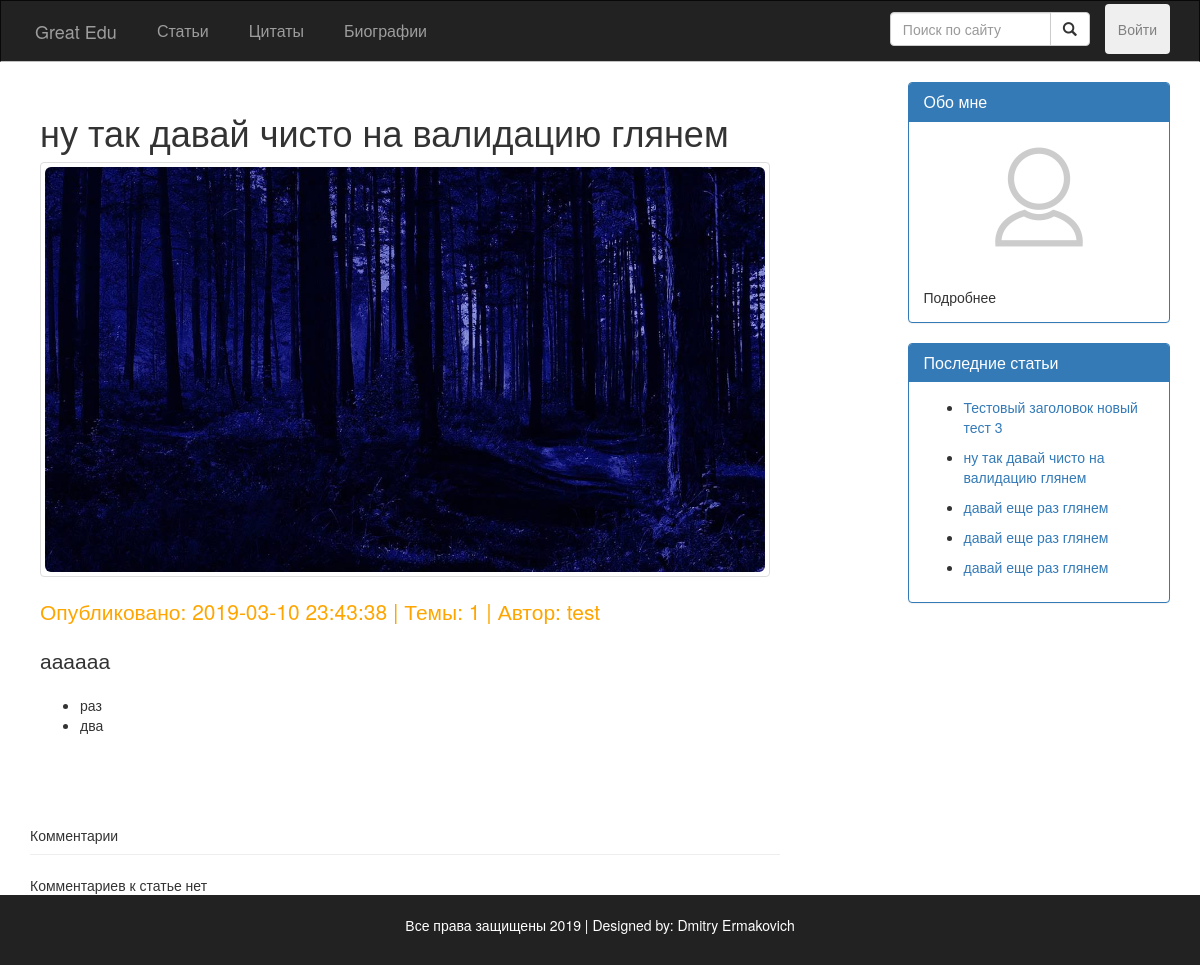
The page /src/public_routes/Post.php?id=11 on the database as committed earlier.
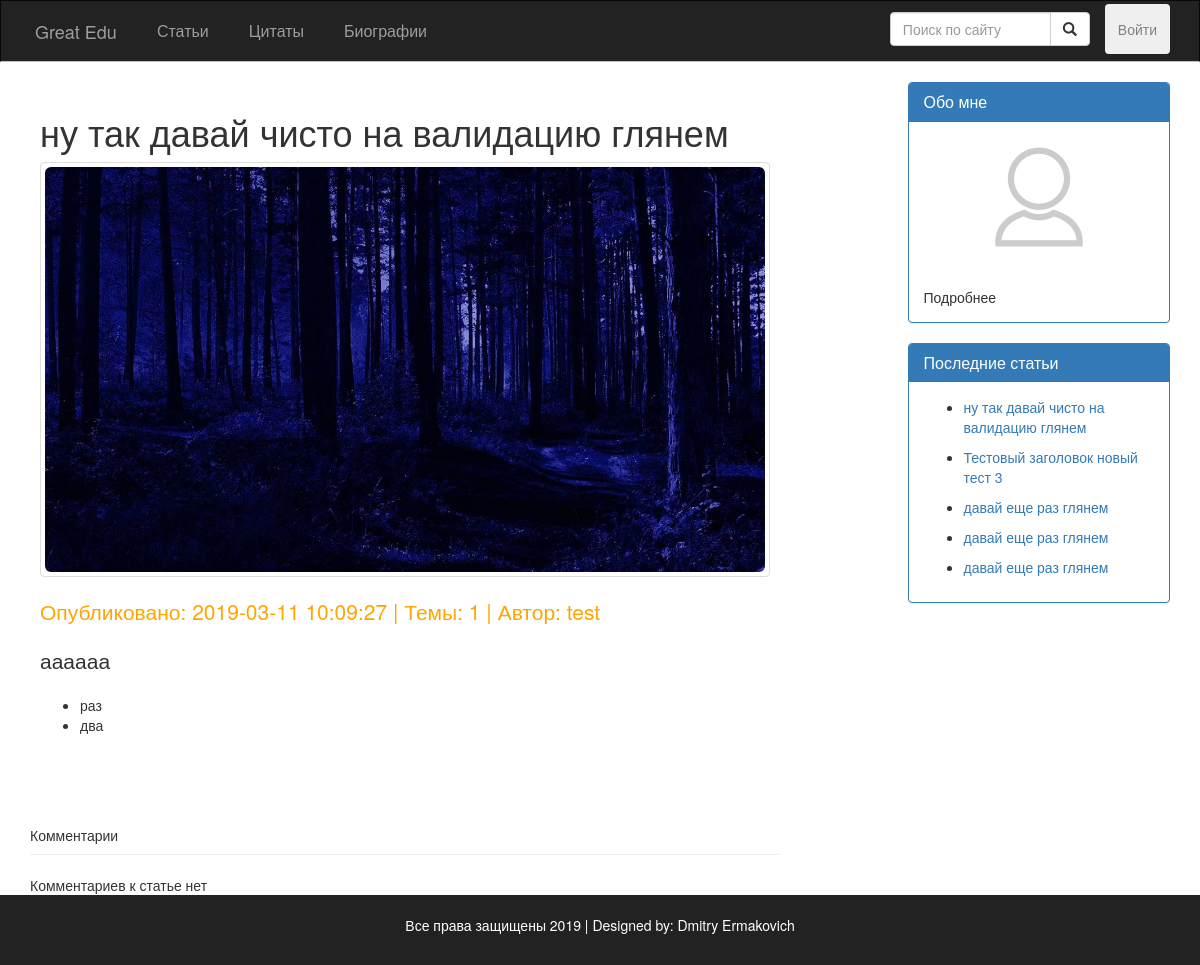
The same page on the database as committed later.
### src/Include/dbFunctions.php (called while the page is built, shortened)
<?php
require_once 'DatabaseLoad.php';
function doSQLQuery($query)
{
  global $con2;
  try {
    $exec = mysqli_query($con2, $query) or die(mysqli_error($con2));
    if ($exec) {
      return $exec;
    }
  } catch (Exception $e) {
    echo $e->getMessage();
  }
  return false;
}
function execQueryToArray($query)
{
  global $con2;
  $exec = doSQLQuery($query) or die(mysqli_error($con2));
  if ($exec) {
    $arr = [];
    if (mysqli_num_rows($exec) > 0) {
      while ($post = mysqli_fetch_assoc($exec)) {
        array_push($arr, $post);
      }
    }
    return $arr;
  }
  return null;
}
function getUserById($id)
{
  $query = "SELECT * FROM Пользователи WHERE id = $id";
  $resultArray = execQueryToArray($query);
  $author = $resultArray[0];
  return $author;
}

### src/Include/commonFuncs.php (called while the page is built, shortened)
<?php
function LoadTextFromContentFile($file)
{
  $post_content = '';
  if (is_null($file)) {
    $post_content = 'error load';
  } else {
    $post_content = file_get_contents('Upload/contents/' . $file);
  }
  return $post_content;
}

### src/utils/post_c.php (the view, shortened to what this page needs)
<?php
function fillPostData()
{
  if (isset($_GET['id'])) {
    $query = "SELECT * FROM Статьи WHERE id = '$_GET[id]'";
    $exec = doSQLQuery($query);
    if (mysqli_num_rows($exec) > 0) {
      if ($post = mysqli_fetch_assoc($exec)) {
        $post_date = $post['дата_публикации'];
        $post_title = $post['заголовок'];
        $post_themes = $post['темы'];
        $authorId = $post['автор'];
        $post_image = $post['изображение'];
        $post_from_db = $post['файл_контент'];
        $authObj = getUserById($authorId);
        $post_author = $authObj['никнейм'];
        $post_content = LoadTextFromContentFile($post_from_db);
        ?>
        <div class="post">
          <div class="post-title">
            <h1><?php echo htmlentities($post_title); ?></h1>
          </div>
          <div class="thumbnail">
            <img class="img-responsive img-rounded" style="max-height: 500px;" src="../Upload/Image/<?php echo $post_image; ?>">
          </div>
          <div class="post-info">
            <p class="lead">
              Опубликовано: <?php echo htmlentities($post_date); ?> | Темы: <?php echo htmlentities($post_themes); ?> |
              Автор: <?php echo $post_author; ?>
            </p>
          </div>
          <div class="post-content">
            <p class="lead"><?php echo nl2br($post_content); ?></p>
          </div>
        </div>
<?php
      }
    }
  } else {
    Redirect_To('Blog.php');
  }
}
function fillPostComments()
{
  $sql = "SELECT * FROM Комментарии WHERE статья = '$_GET[id]'";
  $exec = doSQLQuery($sql);
  if (mysqli_num_rows($exec) > 0) {
    while ($comments = mysqli_fetch_assoc($exec)) {
      $author_id = $comments['автор'];
      $auth = getUserById($author_id);
      $c_author = 'нераспознанный комментатор';
      if ($auth) {
        $c_author = $auth['никнейм'];
      }
      $c_dateTime = $comments['дата_публикации'];
      $c_comment = $comments['сообщение'];
      ?>
      <div class="comment-block" style="margin-bottom: 20px; ">
        <div class="row">
          <div class="col-sm-2" style="height: 70px;width: 100px; padding:0; margin:0;">
            <img src="../js-scripts/Assets/Images/user-default.png" height="70px" width="100px">
          </div>
          <div class="col-sm-10">
            <div><span class="lead text-info"><?php echo $c_author; ?></span></div>
            <div><span><?php echo $c_dateTime; ?></span></div>
            <div><span class="lead"> Сказал: <?php echo $c_comment; ?></span></div>
          </div>
        </div>
      </div>
<?php
}
  } else {
    echo "Комментариев к статье нет";
  }
}
function fillPostsReferences()
{
  $sql = "SELECT * FROM Статьи ORDER BY дата_публикации DESC LIMIT 5 ";
  $exec = doSQLQuery($sql);
  while ($recentPost = mysqli_fetch_assoc($exec)) {
    $postID = $recentPost['id'];
    ?>
    <nav>
      <ul>
        <li><a href="Post.php?id=<?php echo $postID; ?>">
            <?php echo $recentPost['заголовок'] ?>
          </a></li>
      </ul>
    </nav>
  <?php
}
}
?>

Rows that differ between the two databases and show on the page:
changed статьи "ну так давай чисто на валидацию глянем": дата_публикации "2019-03-10 23:43:38" → "2019-03-11 10:09:27"; moves up the list
